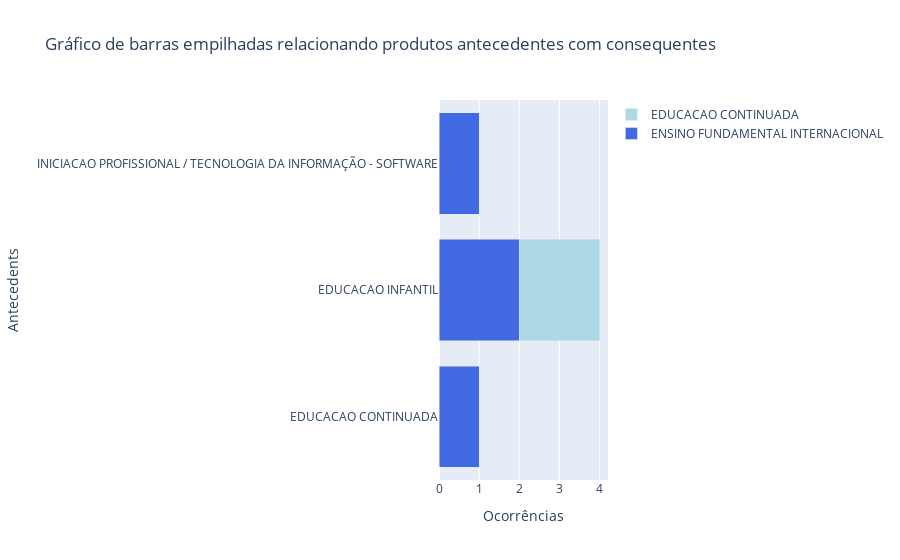

Notebook cell for this chart:
### Code cell
# Construção do DataFrame para o Treemap
data = {'antecedents': [], 'consequents': [], 'confidence': []}
for index, row in regras_pf.iterrows():
    antecedente = list(row['antecedents'])[0]  # Convertendo frozenset para lista
    consequentes = list(row['consequents'])    # Convertendo frozenset para lista
    confidence = row['confidence']      # Multiplicando por 100 para obter a porcentagem
    for consequent in consequentes:
        data['antecedents'].append(antecedente)
        data['consequents'].append(consequent)
        data['confidence'].append(confidence)

# Criando o DataFrame
df = pd.DataFrame(data)

# Criando uma nova coluna contendo a contagem de ocorrências
df['count'] = 1

# Agrupando os dados para criar as barras empilhadas e ordenando a contagem de antecedentes em ordem decrescente
grouped_df = df.groupby(['antecedents', 'consequents']).size().unstack(fill_value=0)
grouped_df = grouped_df[grouped_df.sum().sort_values(ascending=False).index]

# Criando o gráfico de barras empilhadas
fig = go.Figure()

# Define a paleta de cores em tons de azul
colors = ['royalblue', 'lightblue', 'skyblue', 'deepskyblue', 'dodgerblue', 'cornflowerblue', 'steelblue']

for i, consequent in enumerate(grouped_df.columns):
    fig.add_trace(go.Bar(
        y=grouped_df.index,
        x=grouped_df[consequent],
        name=consequent,
        orientation='h',
        marker=dict(color=colors[i % len(colors)])
    ))

# Atualizando o layout do gráfico
fig.update_layout(
    barmode='stack',
    yaxis_title='Antecedents',
    xaxis_title='Ocorrências',
    title='Gráfico de barras empilhadas relacionando produtos antecedentes com consequentes'
)
#fig.update_layout(height=800, width=1400)

# Exibindo o gráfico
fig.show()

### Figure 1 — Plotly figure (JSON) as saved in the notebook; plotly's stock layout.template omitted (floating-point values rounded to 4 significant figures)
{"data": [{"marker": {"color": "royalblue"}, "name": "ENSINO FUNDAMENTAL INTERNACIONAL", "orientation": "h", "type": "bar", "x": [1, 2, 1], "y": ["EDUCACAO CONTINUADA", "EDUCACAO INFANTIL", "INICIACAO PROFISSIONAL / TECNOLOGIA DA INFORMAÇÃO - SOFTWARE"]}, {"marker": {"color": "lightblue"}, "name": "EDUCACAO CONTINUADA", "orientation": "h", "type": "bar", "x": [0, 2, 0], "y": ["EDUCACAO CONTINUADA", "EDUCACAO INFANTIL", "INICIACAO PROFISSIONAL / TECNOLOGIA DA INFORMAÇÃO - SOFTWARE"]}], "layout": {"barmode": "stack", "title": {"text": "Gráfico de barras empilhadas relacionando produtos antecedentes com consequentes"}, "xaxis": {"title": {"text": "Ocorrências"}}, "yaxis": {"title": {"text": "Antecedents"}}}}
